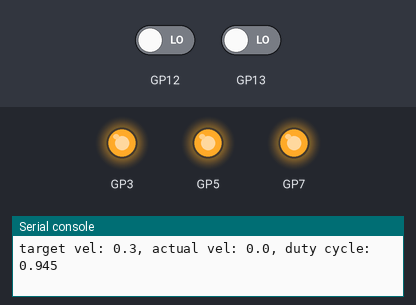
Simulated run of this program. Board: Raspberry Pi Pico running MicroPython. Parts: output pins drawn as LEDs (lit = HIGH), the last lines printed to the serial console. The inputs (shaded band) are chosen by the test bench; at power-on: GP12 LOW, GP13 LOW.

Above: at 0.3 s.
At 5.1 s:
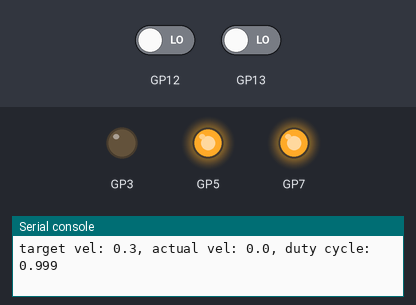
Timing chart, 0 to 6.6 s (numbered marks = the images above):
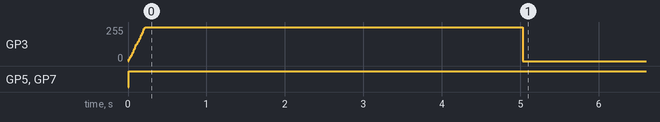

The program:

wheel_controller.py
```python
from wheel_driver import WheelDriver
from machine import Timer

class WheelController(WheelDriver):
    def __init__(self, enca_pin_id, encb_pin_id, dir_pin_id, pwm_pin_id, slp_pin_id=None, ab=1):
        super().__init__(enca_pin_id, encb_pin_id, dir_pin_id, pwm_pin_id, slp_pin_id, ab)
        self.dc = 0.
        self.err = 0.
        self.prev_err = 0.
        # Constants
        self.K_P = 0.1
        self.K_I = 0.01
        self.K_D = 0.05
        self.controller_timer = Timer()
        self.controller_timer.init(
            mode=Timer.PERIODIC,
            freq=100,
            callback=self.velcon_cb
        )

    def velcon_cb(self, timer):
        self.err = self.ref_vel - self.lin_vel
        self.err_sum += self.err  # err_sum = err_sum + err
        self.err_diff = self.err - self.prev_err
        self.prev_err = self.err
        dc_inc = self.K_P * self.err + self.K_I * self.err_sum + self.K_D * self.err_diff  # Proportional, Integral, Derivative
        self.dc += dc_inc
        if self.dc > 0:  # forward
            if self.dc >= 1:
                self.dc = 0.999
            self.forward(self.dc)
        elif self.dc < 0:  # backward
            if self.dc <= -1:
                self.dc = -0.999
            self.backward(-self.dc)
        else:
            self.stop()
        if self.ref_vel == 0:
            self.dc = 0.
            self.stop()

    def set_velocity(self, ref):
        self.ref_vel = ref
        self.err_sum = 0.

if __name__=='__main__':
    from time import sleep
    # wheel = WheelController(10, 11, 4, 2, 6, -1)  # left
    wheel = WheelController(12, 13, 5, 3, 7, 1)
    for v in range(50):
        wheel.set_velocity(0.3)
        print(f"target vel: {wheel.ref_vel}, actual vel: {wheel.lin_vel}, duty cycle: {wheel.dc}")
        sleep(0.1)
    # for d in range(100):
    #     wheel.set_velocity(d/100)
    #     print(f"target vel: {wheel.ref_vel}, actual vel: {wheel.lin_vel}, duty cycle: {wheel.dc}")
    #     sleep(0.05)
    # for d in reversed(range(101)):
    #     wheel.set_velocity(d/100)
    #     print(f"target vel: {wheel.ref_vel}, actual vel: {wheel.lin_vel}, duty cycle: {wheel.dc}")
    #     sleep(0.05)
    # for d in range(100):
    #     wheel.set_velocity(-d/100)
    #     print(f"target vel: {wheel.ref_vel}, actual vel: {wheel.lin_vel}, duty cycle: {wheel.dc}")
    #     sleep(0.05)
    # for d in reversed(range(101)):
    #     wheel.set_velocity(-d/100)
    #     print(f"target vel: {wheel.ref_vel}, actual vel: {wheel.lin_vel}, duty cycle: {wheel.dc}")
    #     sleep(0.05)

    wheel.controller_timer.deinit()
    wheel.stop()
```

wheel_driver.py
```python
from machine import Pin, PWM, Timer
from math import pi

class WheelDriver:
    # INITIALIZE
    def __init__(self, enca_pin_id, encb_pin_id, dir_pin_id, pwm_pin_id, slp_pin_id=None, ab=1):
        self.ENCA_PIN = Pin(enca_pin_id, Pin.IN)
        self.ENCB_PIN = Pin(encb_pin_id, Pin.IN)
        self.DIR_PIN = Pin(dir_pin_id, Pin.OUT)
        self.PWM_PIN = PWM(Pin(pwm_pin_id))
        self.PWM_PIN.freq(1000)
        self.SLP_PIN = Pin(slp_pin_id, Pin.OUT)
        self.SLP_PIN.value(1)
        assert abs(ab) == 1
        self.ab = ab
        # Variables
        self.inc = 0
        self.encoder_counts = 0
        self.prev_counts = 0
        self.lin_vel = 0
        # Properties
        self.WHEEL_RADIUS = 0.0375  # m
        self.GEAR_RATIO = 46.8512
        self.CPR = 48
        # Interrupt
        self.ENCA_PIN.irq(trigger=Pin.IRQ_FALLING | Pin.IRQ_RISING, handler=self.inc_counts_a)
        self.ENCB_PIN.irq(trigger=Pin.IRQ_FALLING | Pin.IRQ_RISING, handler=self.inc_counts_b)
        # Velocity timer
        self.velocity_timer = Timer(
            freq=100,
            mode=Timer.PERIODIC,
            callback=self.velmon_cb
        )

    def velmon_cb(self, timer):
        encoder_diff = self.encoder_counts - self.prev_counts
        ang_vel_motor = encoder_diff / self.CPR * 2 * pi * 100 # rad / s
        ang_vel_wheel = ang_vel_motor / self.GEAR_RATIO
        self.lin_vel = ang_vel_wheel * self.WHEEL_RADIUS
        self.prev_counts = self.encoder_counts

    def inc_counts_a(self, pin):
        # self.encoder_counts += self.inc
        if self.ENCA_PIN.value() == 0:
            if self.ENCB_PIN.value() == 0:
                self.encoder_counts -= self.ab
            else:  # ENCB == 1
                self.encoder_counts += self.ab
        else:  # ENCA == 1
            if self.ENCB_PIN.value() == 0:
                self.encoder_counts += self.ab
            else:
                self.encoder_counts -= self.ab

    def inc_counts_b(self, pin):
        # self.encoder_counts += self.inc
        if self.ENCA_PIN.value() == 0:
            if self.ENCB_PIN.value() == 0:
                self.encoder_counts += self.ab
            else:  # ENCB == 1
                self.encoder_counts -= self.ab
        else:  # ENCA == 1
            if self.ENCB_PIN.value() == 0:
                self.encoder_counts -= self.ab
            else:
                self.encoder_counts += self.ab

    # FUNCTION
    def forward(self, speed=0.):
        assert 0<=speed<=1
        self.DIR_PIN.value(1)
        self.PWM_PIN.duty_u16(int(65535 * speed))
        self.inc = 1

    def backward(self, speed=0.):
        assert 0<=speed<=1
        self.DIR_PIN.value(0)
        self.PWM_PIN.duty_u16(int(65535 * speed))
        self.inc = -1

    def stop(self):
        self.PWM_PIN.duty_u16(0)


if __name__ == "__main__":
    from time import sleep
    # wheel = WheelDriver(10, 11, 4, 2, 6, -1)  # left
    wheel = WheelDriver(12, 13, 5, 3, 7, 1)  # right
    for d in range(100):
        wheel.forward(d/100)
        print(wheel.lin_vel)
        sleep(0.05)
    for d in reversed(range(101)):
        wheel.forward(d/100)
        print(wheel.lin_vel)
        sleep(0.05)
    for d in range(100):
        wheel.backward(d/100)
        print(wheel.lin_vel)
        sleep(0.05)
    for d in reversed(range(101)):
        wheel.backward(d/100)
        print(wheel.lin_vel)
        sleep(0.05)

    wheel.stop()
```

Measured:
- by itself, GP3: rises from 0/255 to 255/255 in 0.21 s, then falls to 0/255 in 4.8 s
- by itself, GP5: LOW → HIGH at 0.01 s
- by itself, GP7: LOW → HIGH at 0.00 s
